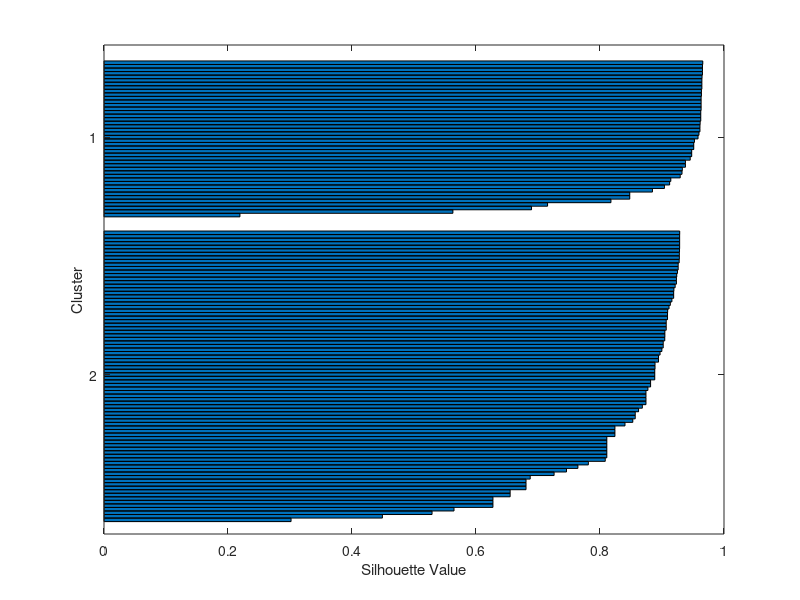
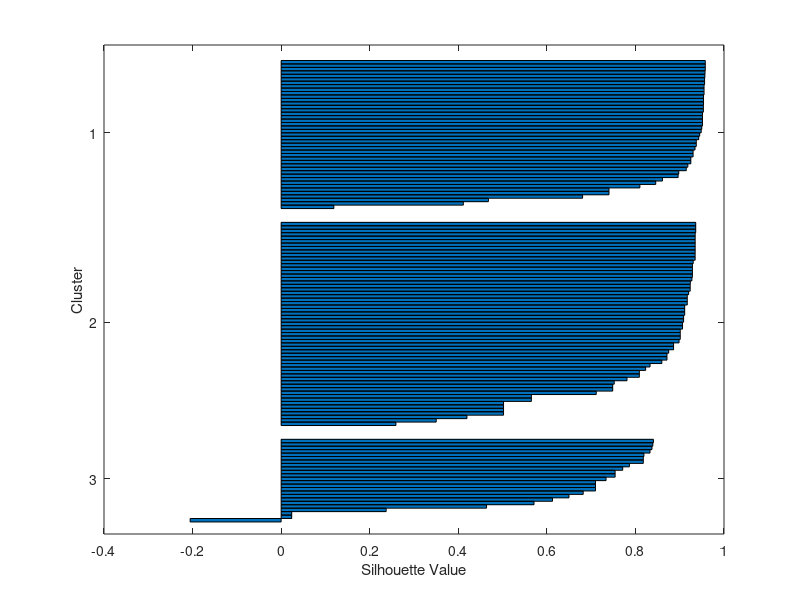
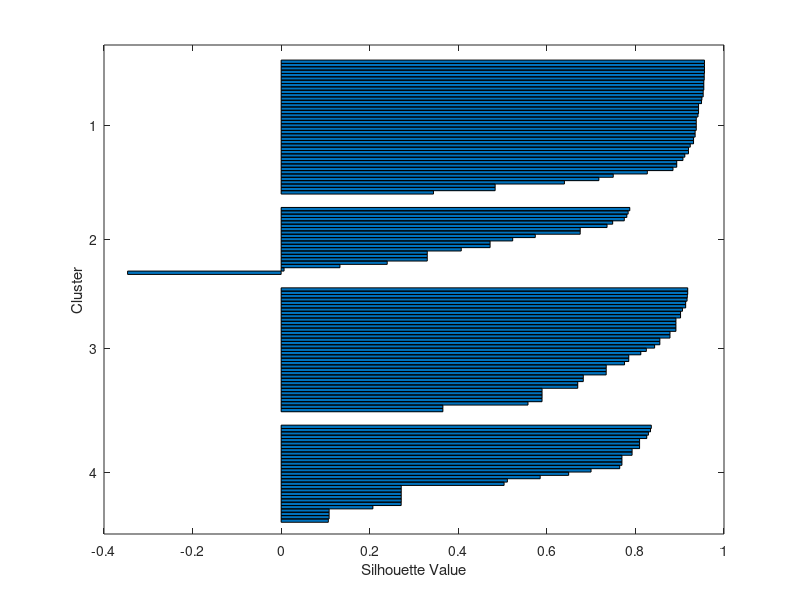

MATLAB code to generate these figures, in order: (Note: this script raises an error after producing the figures.)
clear,clc;
load('fea1.mat');
close all;
idx2 = kmeans(fea1,2,'replicates',5);
idx3 = kmeans(fea1,3,'replicates',5);
idx4 = kmeans(fea1,4,'replicates',5);


figure()
[silh2,h2] = silhouette(fea1,idx2);
figure()
[silh3,h3] = silhouette(fea1,idx3);
figure()
[silh4,h4] = silhouette(fea1,idx4);
figure()
[silh5,h5] = silhouette(fea1,idx5);

mean(silh2)
mean(silh3)
mean(silh4)
mean(silh5)

C1 = fea1(find(idx3==1),:,:);
C2 = fea1(find(idx3==2),:,:);
C3 = fea1(find(idx3==3),:,:);

figure()
hold on
scatter3(C1(:,1),C1(:,2),C1(:,3),'r');
scatter3(C2(:,1),C2(:,2),C2(:,3),'g');
scatter3(C3(:,1),C3(:,2),C3(:,3),'b');